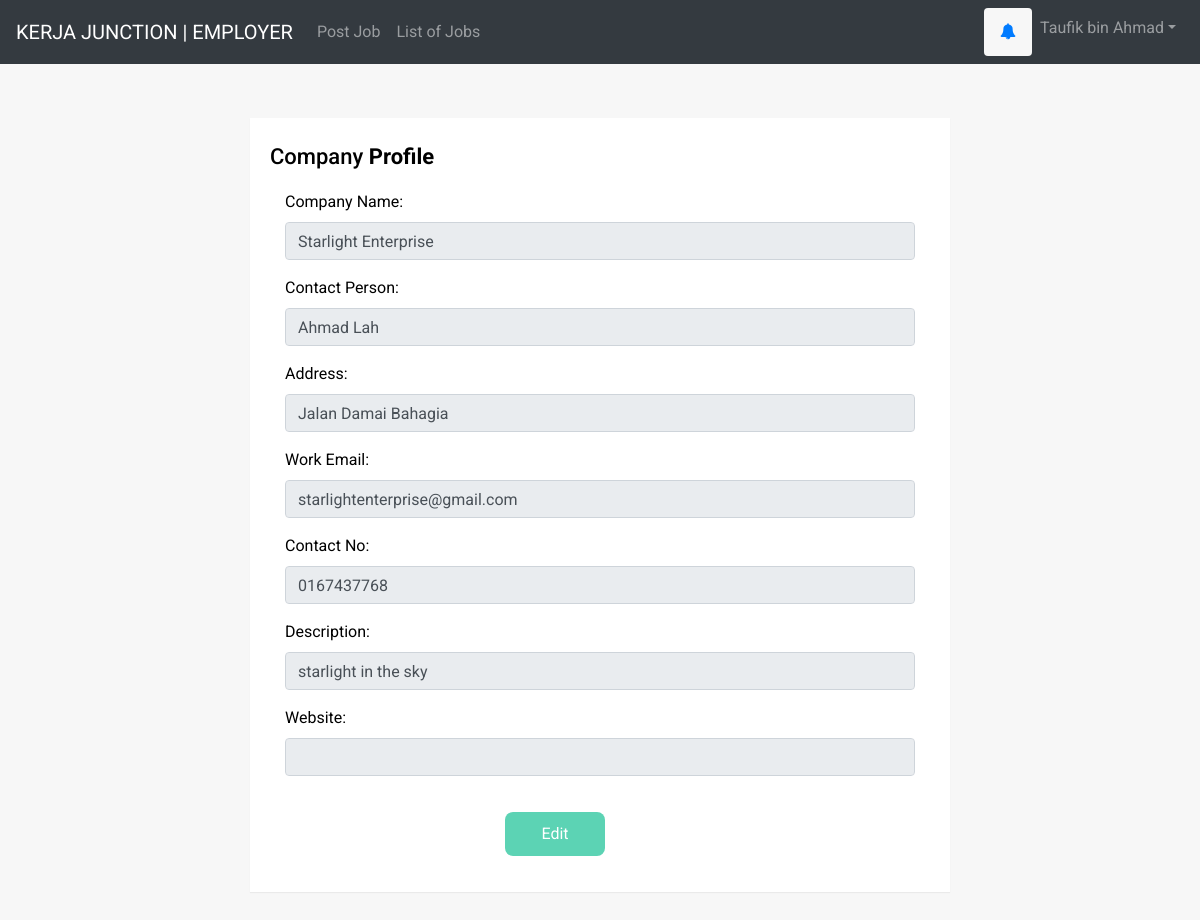
Screenshot of /employer/manageProfile.php (signed in) with the database file from the repository.
### tables this page shows
CREATE TABLE `employer` (
  `employer_ID` int(10) NOT NULL,
  `employer_ContactPerson` varchar(50) NOT NULL,
  `employer_Name` varchar(50) NOT NULL,
  `employer_Email` varchar(100) NOT NULL,
  `employer_Password` longtext NOT NULL,
  `employer_ContactNo` varchar(11) NOT NULL,
  `employer_Address` text NOT NULL,
  `employer_Description` text NOT NULL,
  `employer_Website` varchar(50) NOT NULL
);

### employer/manageProfile.php (the view, shortened to what this page needs)
<!DOCTYPE html>
<html lang="en">
<head>
<link rel="stylesheet" href="https://stackpath.bootstrapcdn.com/bootstrap/4.5.0/css/bootstrap.min.css">
<link rel="stylesheet" href="https://maxcdn.bootstrapcdn.com/font-awesome/4.7.0/css/font-awesome.min.css">
</head>
<body>
  <?php require 'menu.php';?>
 <?php
require '../includes/db_connect.php';
 $sql = "SELECT * FROM employer WHERE employer_ID='".$_SESSION['id']."'";
$result = mysqli_query($connect, $sql);
while($rowval = mysqli_fetch_assoc($result)){
$employer_Name= $rowval['employer_Name'];
$employer_Address= $rowval['employer_Address'];
$employer_ContactPerson= $rowval['employer_ContactPerson'];
$employer_Email= $rowval['employer_Email'];
$employer_ContactNo= $rowval['employer_ContactNo'];
$employer_Description= $rowval['employer_Description'];
$employer_Website= $rowval['employer_Website'];
}
 ?>
<div class="container-lg">
    <div class="table-responsive">
        <div class="table-wrapper">
            <div class="table-title">
                <div class="row">
                    <div class="col-sm-8"><h2>Company <b>Profile</b></h2></div>
                </div>
            </div>
              <form class="form-horizontal" name="addProfile" method="post" action="updateProfile.php">
    <div class="form-group">
      <label class="control-label col-sm-4">Company Name:</label>
      <div class="col-sm-12">
        <input type="text" class="form-control" name="employer_Name" disabled value='<?php echo $employer_Name; ?>'>
      </div>
    </div>
    <div class="form-group">
      <label class="control-label col-sm-4">Contact Person:</label>
      <div class="col-sm-12">
        <input type="text" class="form-control"name="employer_ContactPerson" disabled value='<?php echo $employer_ContactPerson; ?>'>
      </div>
    </div>
    <div class="form-group">
      <label class="control-label col-sm-4"> Address:</label>
      <div class="col-sm-12">
        <input type="text" class="form-control"  name="employer_Address" disabled value='<?php echo $employer_Address; ?>'>
      </div>
     </div>
          <div class="form-group">
      <label class="control-label col-sm-4">Work Email:</label>
      <div class="col-sm-12">
        <input type="email" class="form-control" name="employer_Email" disabled value='<?php echo $employer_Email; ?>'>
      </div>
    </div>
    <div class="form-group">
      <label class="control-label col-sm-4">Contact No:</label>
      <div class="col-sm-12">
        <input type="text" class="form-control"  name="employer_ContactNo" disabled value='<?php echo $employer_ContactNo; ?>'>
      </div>
    </div>
      <div class="form-group">
      <label class="control-label col-sm-4"> Description:</label>
      <div class="col-sm-12">
        <input type="text" class="form-control"  name="employer_Description" disabled rows="5" value='<?php echo $employer_Description; ?>'>
      </div>
     </div>
       <div class="form-group">
      <label class="control-label col-sm-4">Website:</label>
      <div class="col-sm-12">
        <input type="text" class="form-control"  name="employer_Website" disabled value='<?php echo $employer_Website; ?>'>
      </div>
    </div>
    <div class="form-group">
      <div class="col-8 offset-4">
 <button type="submit" class="bttn" name="edit" >Edit</button>
     </form>
  </div>
      </div>
    </div>
</body>
</html>

### employer/manageProfile.php (style rules this page uses)
body { color: #404E67; font-family: 'Roboto', sans-serif; }
.table-wrapper { width: 700px; margin: 30px auto; background: #fff; padding: 20px; box-shadow: 0 1px 1px rgba(0,0,0,.05); }
.table-title { padding-bottom: 10px; margin: 0 0 10px; }
.table-title h2 { margin: 6px 0 0; font-size: 22px; }
.bttn { font-size: 16px; color: white; background: #5cd3b4; border: none; margin-top: 20px; min-width: 100px; border-radius: 8px; padding: 10px; }

### rows the page displays
employer: employer_Name "Starlight Enterprise", employer_ContactPerson "Ahmad Lah", employer_Address "Jalan Damai Bahagia", employer_Email "starlightenterprise@gmail.com", employer_ContactNo "0167437768", employer_Description "starlight in the sky"

### other values shown
$_SESSION["name"] "Taufik bin Ahmad"
